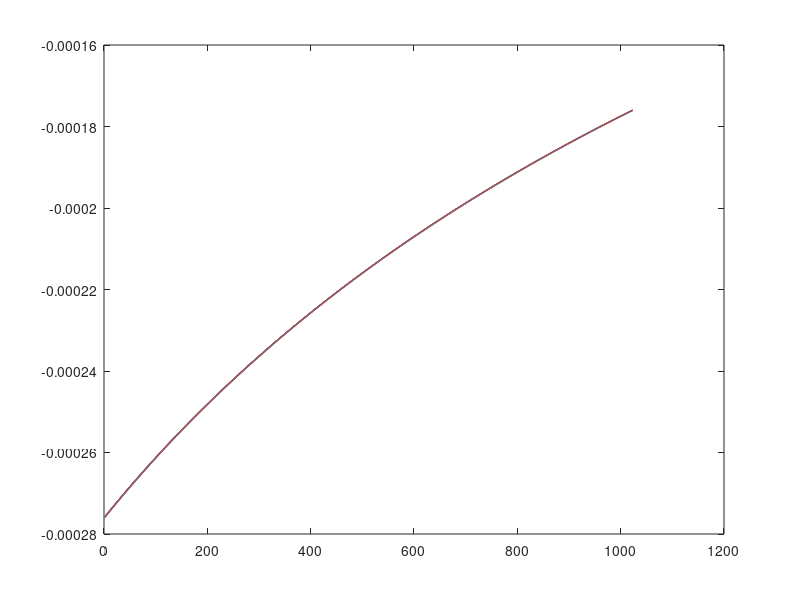
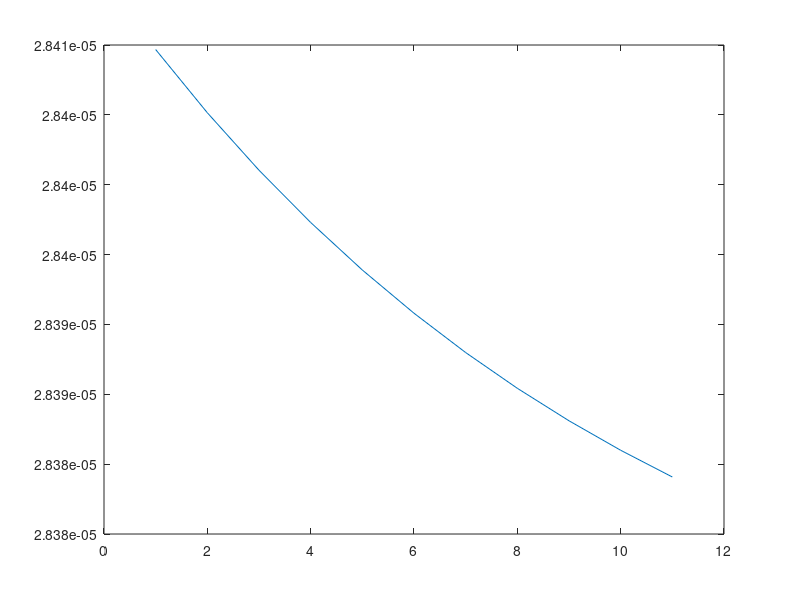

The MATLAB source for these figures, in order:
%% inputs of the system parameters
N = 1024;
alpha = 60/180*pi; % apex angle of the prism
% prism_angle = 1/180*pi;
lambda_0 = 1; lambda_n = 1.1; lambda_c = 1.05;
d = 1000/1435;
% BK7 coefficients
% nc=[1.0396121E+00 6.0006987E-03 2.3179234E-01 2.0017914E-02 1.0104694E+00 1.0356065E+02];
% F2 coefficients
nc=[1.3453336E+00 9.9774387E-03 2.0907318E-01 4.7045077E-02 9.3735716E-01 1.1188676E+02];
% Fused Silica coefficients
% nc=[6.69422575E-01 4.34583937E-01 8.71694723E-01 4.48011239E-03 1.32847049E-02 9.53414824E+01];

%% calculate K and lambda and refractive distribution
linear_k0 = 10^6*1/lambda_n;linear_kn = 10^6*1/lambda_0;
linear_k = linear_k0:(linear_kn-linear_k0)/(N-1):linear_kn;
linear_lambda = 10^6./linear_k;lambda_c = linear_lambda(N/2);
n=sqrt(1+nc(1)*linear_lambda.^2./(linear_lambda.^2-nc(2))+nc(3)*linear_lambda.^2./(linear_lambda.^2-nc(4))+nc(5)*linear_lambda.^2./(linear_lambda.^2-nc(6)));

%% 
grating_angle = asin(lambda_c/2/d);

prism_angle = (60:70)*pi/180;
linearality = zeros(size(prism_angle, 2),N-1);
for i = 1:size(prism_angle,2)
    beta1 = asin(sin(prism_angle(i))./n);
    beta2 = pi/2 - beta1;
    beta3 = pi - alpha - beta2;
    beta4 = pi/2 - beta3;
    beta5 = asin(sin(beta4).*n);
    delta_angle = grating_angle - beta5(N/2);
    beta6 = asin(linear_lambda/d - sin(beta5+delta_angle));
    beta6 = beta6 - beta6(N/2);
    linearality(i,:) = diff(sin(beta6));
end
figure;plot(linearality');
figure;plot(std(linearality'));
    
    




